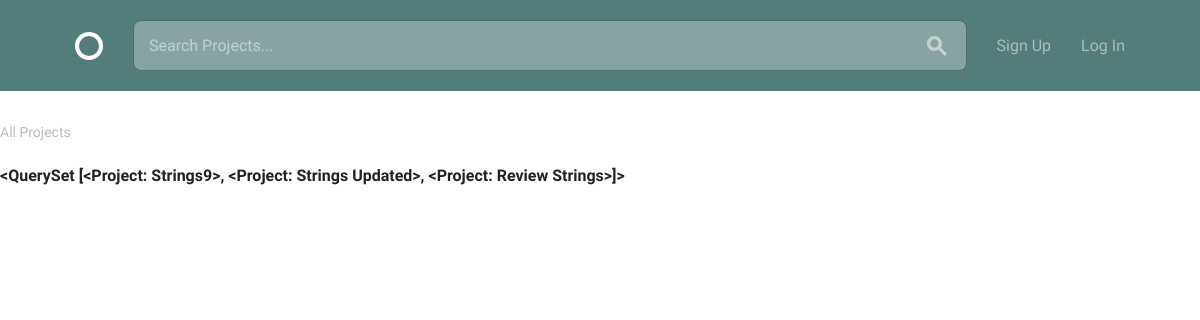
The page /projects/ on the database as committed earlier.
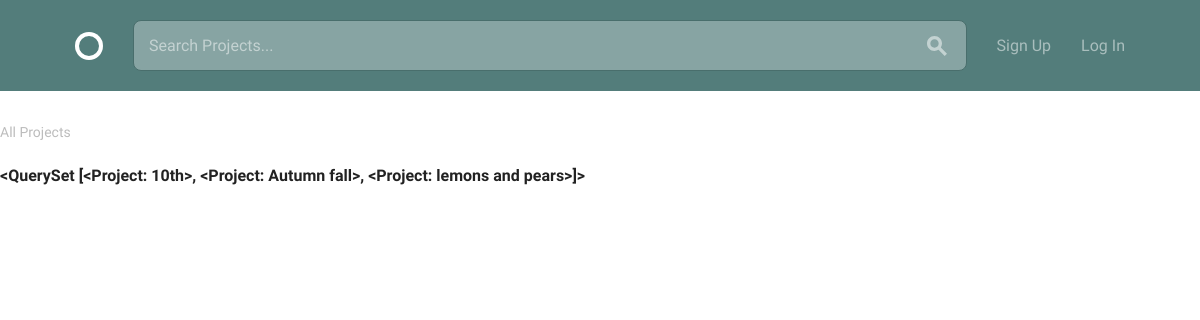
The same page on the database as committed later.
### projects/models.py (models this page shows, shortened)
class Project(models.Model):
    title = models.CharField(max_length=100, unique=True)
    content = models.TextField()
    date_posted = models.DateTimeField(default=timezone.now)
    author = models.ForeignKey(
        settings.AUTH_USER_MODEL,
        on_delete=models.CASCADE,
    )
    positions_required = models.TextField(blank=True)
    project_status = models.BooleanField(default=False)
    def __str__(self):
        return self.title
    class Meta:
        ordering = ['-date_posted']

### projects/views.py (the view)
# urls.py: path('/', ProjectListView.as_view(), name='list_projects'),
class ProjectListView(generic.ListView):
    model = Project
    template_name = 'all_projects.html'
    context_object_name = 'projects'
    ordering = ['-date_posted']
    paginate_by = 3

### projects/templates/all_projects.html
{% extends 'layout.html' %}
{% block content %}
      <div class="circle--filter circle--secondary--module">
        <h1>All Projects</h1>
        <ul class="circle--filter--list">
          <li><a class="selected">{{ projects }}</a></li>
        </ul>
      </div>
{% endblock %}

Rows that differ between the two databases and show on the page:
no longer on this page (row unchanged): Project: title.title "<QuerySet [<Project: Strings9>, <Project: Strings Updated>, <Project: Review Strings>]>"
added Project: title.title "<QuerySet [<Project: 10th>, <Project: Autumn fall>, <Project: lemons and pears>]>"
